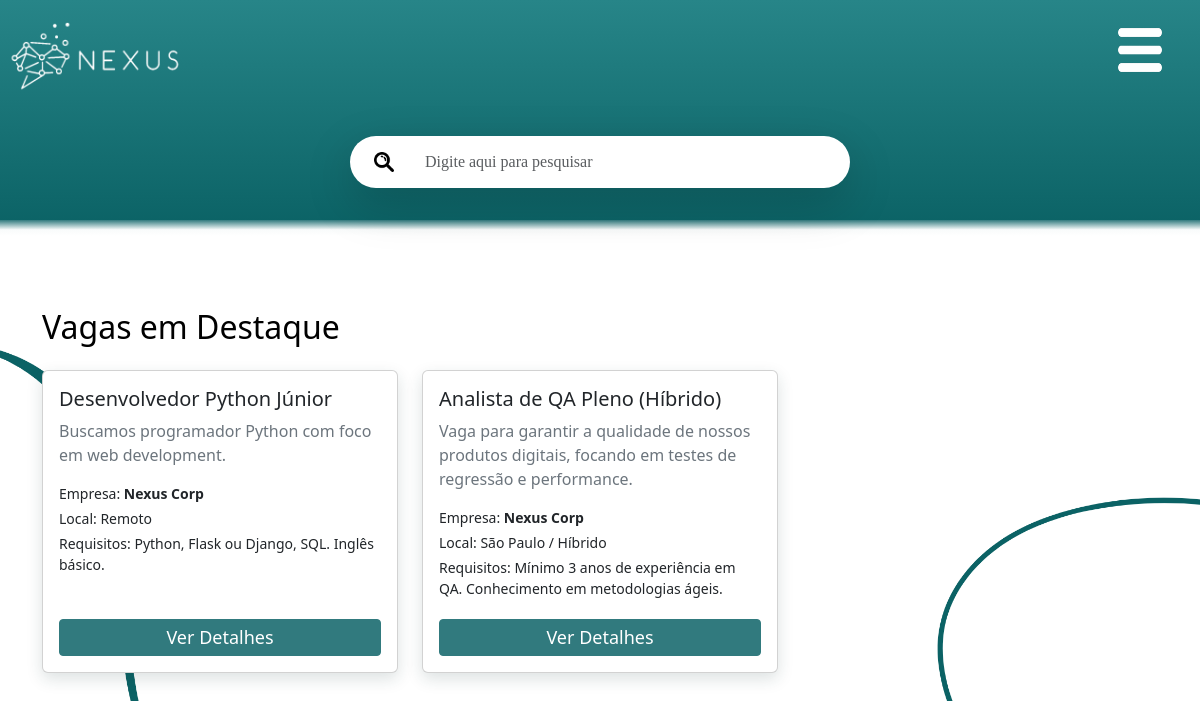
The page /index (signed in) on the database its author committed.
### models.py (models this page shows)
class Vaga(db.Model):
    __tablename__ = 'vagas'
    id = db.Column(db.Integer, primary_key=True)
    empresa_id = db.Column(db.Integer, db.ForeignKey('empresas.id'), nullable=False)
    titulo = db.Column(db.String(150), nullable=False)
    descricao = db.Column(db.Text, nullable=False)
    requisitos = db.Column(db.Text)
    local = db.Column(db.String(150))
    salario = db.Column(db.Numeric(10,2))

class Empresa(db.Model):
    __tablename__ = 'empresas'
    id = db.Column(db.Integer, primary_key=True)
    usuario_id = db.Column(db.Integer, db.ForeignKey('usuarios.id'), unique=True, nullable=False)
    nome_empresa = db.Column(db.String(150), nullable=False)
    endereco = db.Column(db.String(200))
    cidade = db.Column(db.String(100))
    estado = db.Column(db.String(100))
    cep = db.Column(db.String(15))
    descricao = db.Column(db.Text)
    site = db.Column(db.String(200))
    cnpj = db.Column(db.String(50), unique=True)
    usuario = db.relationship('Usuario', backref=db.backref('empresa', uselist=False))
    vagas = db.relationship('Vaga', backref='empresa', lazy='dynamic')

### app.py (the view)
@app.route('/index')
def index():
    if 'usuario_id' not in session:
        return redirect(url_for('mostrar_login'))
    tipo_conta = session.get('tipo_conta')
    cards = []
    titulo_secao = "Destaques"
    if tipo_conta == 'profissional':
        vagas = Vaga.query.order_by(Vaga.id.desc()).limit(10).all()
        cards = formatar_cards_vagas(vagas) or []
        titulo_secao = "Vagas em Destaque"
    elif tipo_conta == 'empresa':
        perfis = Profissional.query.order_by(Profissional.id.desc()).limit(10).all()
        cards = formatar_cards_profissionais(perfis) or []
        titulo_secao = "Profissionais Recentes"
    if cards is None:
        print("ALERTA: 'cards' é None! Forçando para lista vazia.")
        cards = []
    return render_template('Index.html', tipo_conta=tipo_conta, cards=cards, titulo_secao=titulo_secao, termo_pesquisa='')

### app.py (called while the page is built, shortened)
def truncate_filter(s, length=255, killwords=False, end='...'):
    if s is None:
        return ""
    if not isinstance(s, str):
        s = str(s) # Converte para string caso seja um número, etc.
    if len(s) <= length:
        return s

@app.after_request
def add_security_headers(response):
    return response

### utils.py (called while the page is built)
def formatar_cards_vagas(vagas):
    if vagas is None:
        return []
    cards_formatados = []
    for vaga in vagas:
        nome_empresa = vaga.empresa.nome_empresa if vaga.empresa else "Empresa Desconhecida"
        salario = getattr(vaga, 'salario', 'Não Informado')
        cards_formatados.append({
            'id': vaga.id,
            'titulo': vaga.titulo,
            'descricao': vaga.descricao,
            'detalhes': {
                'empresa': nome_empresa,
                'local': vaga.local,
                'requisitos': vaga.requisitos,
                'salario': salario,
            }
        })
    return cards_formatados

### templates/Index.html (shortened to what this page needs)
<html>
<head>
    <link rel="stylesheet" href="https://cdnjs.cloudflare.com/ajax/libs/font-awesome/6.5.1/css/all.min.css"
 />
    <link href="{{ url_for('static', filename='Estilo.css') }}" rel="stylesheet">
    <link href="{{ url_for('static', filename='responsivo.css') }}" rel="stylesheet">
    <link href="https://cdn.jsdelivr.net/npm/bootstrap@5.3.3/dist/css/bootstrap.min.css" rel="stylesheet"
>
</head>
<body id="corpoInicio2">
    <header id="cabecalhoIndex">
        <a href="{{ url_for('index') }}"><img src="{{ url_for('static', filename='images/logo-branco.png') }}"
                id="logoheader" alt="Logo Nexus"></a>
        <div id="offcanvas-toggle-container">
            <button class="navbar-toggler" type="button" data-bs-toggle="offcanvas" data-bs-target="#offcanvasNavbar"
                aria-controls="offcanvasNavbar" aria-label="Toggle navigation" id="offcanvasToggleBtn">
                <img src="{{ url_for('static', filename='images/Menu-Hamburguer-Branco.png') }}" alt="Menu"
                    id="menuImage">
            </button>
        </div>
        <div id="allcontainer" class="d-flex justify-content-center p-3">
            <form action="/resultado_pesquisa" method="GET" class="search-container w-100" style="max-width: 500px;">
                <div class="input-group shadow-lg rounded-pill">
                    <button type="submit" class="input-group-text bg-white border-0 rounded-start-pill ps-3"
                        style="border: none;">
                        <img src="{{ url_for('static', filename='images/lupa-de-pesquisa.png') }}" alt="Lupa"
                            style="width: 20px; height: 20px; cursor: pointer;">
                    </button>
                    <input type="text" name="search" id="search" class="form-control border-0 rounded-end-pill"
                        placeholder="Digite aqui para pesquisar" value="{{ termo_pesquisa or '' }}">
                </div>
            </form>
        </div>
        <div id="degradeCabecalhoIndex"></div>
    </header> <br><br>
    <div class="container mt-4">
        <h2 class="col-12 text-black mb-4" id="tituloSecao">{{ titulo_secao }}</h2>
        <div class="row row-cols-1 row-cols-md-2 row-cols-lg-3 g-4" id="cards-container">
            {% for card in cards %}
            <div class="col item-lista">
                <div class="card h-100 card-nexus">
                    <div class="card-body d-flex flex-column">
                        <h5 class="card-title text-dark">{{ card.titulo }}</h5>
                        <p class="card-text text-secondary mb-3">{{ card.descricao | default('') }}</p>
                        {% if tipo_conta == 'profissional' %}
                        <p class="mb-1"><small>Empresa: <strong>{{ card.detalhes.empresa | default('Não Informado')
                                    }}</strong></small></p>
                        <p class="mb-1"><small>Local: {{ card.detalhes.local | default('Não Informado') }}</small></p>
                        <p class="mb-1"><small>Requisitos: {{ card.detalhes.requisitos | truncate(80) | default('Sem
                                requisitos listados') }}</small></p>
                        {% endif %}
                        <div class="mt-auto pt-3" >
                            <a  id="botaoPublicar" href="{% if tipo_conta == 'profissional' %}{{ url_for('detalhe', tipo='vaga', id=card.id) }}{% else %}{{ url_for('detalhe', tipo='profissional', id=card.id) }}{% endif %}"
                                class="btn btn-sm btn-outline-success w-100">
                                Ver Detalhes
                            </a>
                        </div>
                    </div>
                </div>
            </div>
            {% endfor %}
        </div>
    </div>
</body>
</html>

### static/Estilo.css (style rules this page uses)
#corpoInicio2 { background-color: white; background-image: url(../static/images/ELEMENTO2.png); background-size: 100%; background-repeat: no-repeat; background-position: center; }
#logoheader { width: auto; max-width: 100%; height: auto; max-height: 100px; margin: 0; }
#cabecalhoIndex { background-color: #268a8d; color: white; font-family: Cambria, Cochin, Georgia, Times, 'Times New Roman', serif; width: 100%; border-bottom: 6px solid transparent; background-image: linear-gradient(#278588, #0B6265), linear-gradient(to bottom, #0B6265, #ffffff); background-origin: padding-box, border-box; background-clip: padding-box, border-box; }
#tituloSecao { background-color: white; }
#offcanvas-toggle-container { position: absolute; top: 15px; right: 15px; z-index: 1050; }
#offcanvasToggleBtn { background-color: transparent !important; border: none !important; box-shadow: none !important; padding: 0; width: auto; height: auto; }
#menuImage { width: 90px; height: 70px; display: block; }
#degradeCabecalhoIndex { height: 10px; width: 100%; background: linear-gradient(to bottom, #317a7e, #ffffff); }
#allcontainer { display: flex; justify-content: center; align-items: flex-start; gap: 5px; margin-top: 20px; }
.input-group { display: flex; align-items: center; background-color: #ffffff; padding: 8px 16px 8px 8px; border-radius: 24px; gap: 8px; margin-top: 0; }
.search-container { position: relative; }
#offcanvasToggleBtn { transition: opacity 0.3s ease; }
.card-nexus { border: 1px solid #acc0c0; border-radius: 15px; overflow: hidden; box-shadow: 0 6px 16px rgba(24, 61, 63, 0.15); }
#botaoPublicar { color: white; background-color: #317a7e; border-color: #317a7e; font-size: large; text-align: center; }

### static/responsivo.css (style rules this page uses)
.cabecalho img, header img, .logo img { max-width: 100%; height: auto; }
#logoheader, header img, .cabecalho img { max-width: 100%; height: auto; display: block; }
html { font-size: 16px; }

### rows shown on the page
Vaga: titulo "Desenvolvedor Python Júnior", descricao "Buscamos programador Python com foco em web development.", detalhes.empresa "Nexus Corp", detalhes.local "Remoto", detalhes.requisitos "Python, Flask ou Django, SQL. Inglês básico."
Vaga: titulo "Analista de QA Pleno (Híbrido)", descricao "Vaga para garantir a qualidade de nossos produtos digitais, focando em testes de regressão e performance.", detalhes.empresa "Nexus Corp", detalhes.local "São Paulo / Híbrido", detalhes.requisitos "Mínimo 3 anos de experiência em QA. Conhecimento em metodologias ágeis."

### other values the page prints
{{ titulo_secao }} "Vagas em Destaque"
